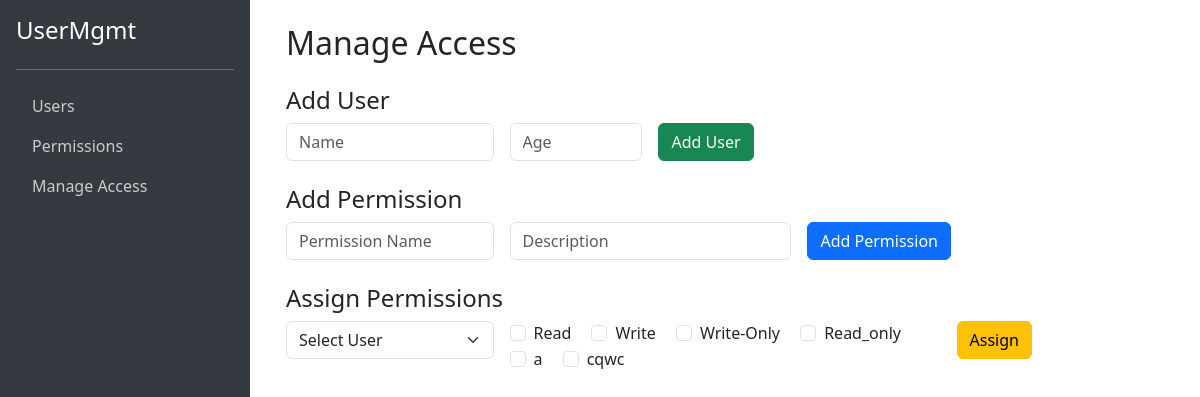
The page /manage-access on the database its author committed.
### tables this page shows
CREATE TABLE permission (permission_id INTEGER PRIMARY KEY AUTOINCREMENT,name varchar NOT NULL UNIQUE,description TEXT);

### app/web_ui.py (the view, shortened to what this page needs)
@app.route("/manage-access", methods=["GET", "POST"])
def manage_access():
    users = UserOperation.get_all_user()
    permissions = PermissionOperation.get_all_permission()
    return render_template("manage_access.html", users=users, permissions=permissions)

### const/db_connection.py (called while the page is built)
def get_connection():
   con = sqlite3.connect("user.db")
   con.row_factory = sqlite3.Row
   cursor = con.cursor()
   return {"con": con, "cursor": cursor}

### services/permission_operation.py (called while the page is built)
    def get_all_permission():
        db = get_connection()
        con = db['con']
        cursor = db['cursor']
        cursor.execute("SELECT * FROM permission")
        con.commit()
        permissions = cursor.fetchall()
        if permissions:
            return [dict(row) for row in permissions]
        else:
            return None
        con.close()

### services/user_operation.py (called while the page is built)
    def get_all_user():
        db = get_connection()
        con = db['con']
        cursor = db['cursor']
        cursor.execute("SELECT * FROM user")
        con.commit()
        users = cursor.fetchall()
        if users:
            return [dict(row) for row in users]
        else:
            return None
        con.close()

### app/templates/manage_access.html (shortened to what this page needs)
{% extends "base.html" %}
{% block content %}
<h2 class="mb-4">Manage Access</h2>
<h4>Add User</h4>
<form method="POST" class="row g-3 mb-4">
  <div class="col-md-3">
    <input type="text" name="user_name" class="form-control" placeholder="Name" required>
  </div>
  <div class="col-md-2">
    <input type="number" name="user_age" class="form-control" placeholder="Age" required>
  </div>
  <div class="col-auto">
    <button class="btn btn-success" type="submit">Add User</button>
  </div>
</form>
<h4>Add Permission</h4>
<form method="POST" class="row g-3 mb-4">
  <div class="col-md-3">
    <input type="text" name="perm_name" class="form-control" placeholder="Permission Name" required>
  </div>
  <div class="col-md-4">
    <input type="text" name="perm_desc" class="form-control" placeholder="Description">
  </div>
  <div class="col-auto">
    <button class="btn btn-primary" type="submit">Add Permission</button>
  </div>
</form>
<h4>Assign Permissions</h4>
<form method="POST" class="row g-3 mb-4">
  <div class="col-md-3">
    <select name="assign_user_id" class="form-select" required>
      <option selected disabled value="">Select User</option>
    </select>
  </div>
  <div class="col-md-6">
    {% for p in permissions %}
      <div class="form-check form-check-inline">
        <input class="form-check-input" type="checkbox" name="assign_permissions" value="{{ p['permission_id'] }}">
        <label class="form-check-label">{{ p['name'] }}</label>
      </div>
    {% endfor %}
  </div>
  <div class="col-auto">
    <button class="btn btn-warning" type="submit">Assign</button>
  </div>
</form>
{% endblock %}

### app/templates/base.html (style rules this page uses)
body { min-height: 100vh; display: flex; flex-direction: row; }

### rows shown on the page
permission: name "Read"
permission: name "Write"
permission: name "Write-Only"
permission: name "Read_only"
permission: name "cqwc"

### other values the page prints
{{ p['name'] }} "a"
